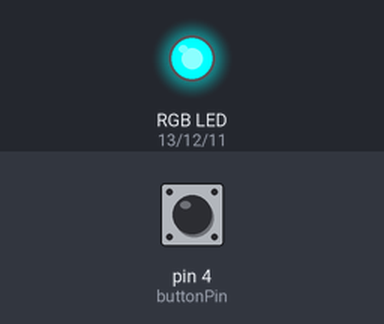
This sketch was run on a simulated Arduino Uno, built with avr-gcc and run on an emulated ATmega328P. On the bench: an RGB LED mixed from three pins (HIGH = lit). The test bench sets the inputs (shaded band); at power-on: pin 4 (buttonPin) HIGH. Dim RGB values are drawn brighter than linear.

Above: at 1.2 s.
1.3 s: pin 4 (buttonPin) pulled LOW for 0.15 s
At 2.4 s:
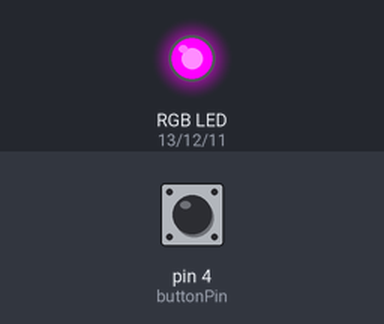
3.0 s: pin 4 (buttonPin) pulled LOW for 1 s
At 3.8 s:
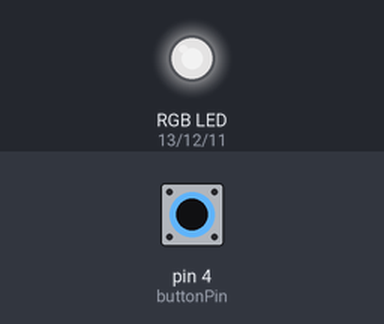
5.5 s: pin 4 (buttonPin) pulled LOW for 3.2 s
At 9.4 s:
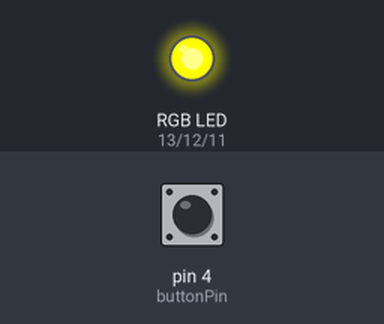
10.2 s: pin 4 (buttonPin) pulled LOW for 0.15 s
At 11.6 s:
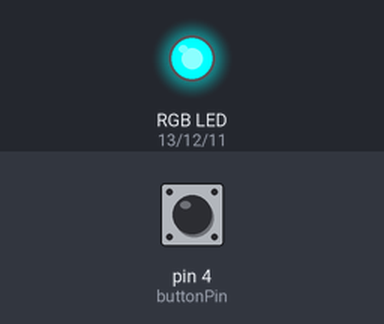
Timing chart, 0 to 12.9 s (numbered marks = the images above; inputs shaded):
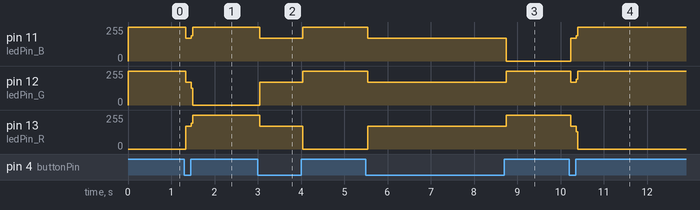

The sketch:

simple_digital_input_modes.ino
```cpp
int buttonPin = 4;

int ledPin_R = 13;
int ledPin_G = 12;
int ledPin_B = 11;

int currentPinMode = 0;

void setup() {
  // set pin 4 for input, pin 11-13 for output
  pinMode(buttonPin, INPUT);
  pinMode(ledPin_R, OUTPUT);
  pinMode(ledPin_G, OUTPUT);
  pinMode(ledPin_B, OUTPUT);

  // turn off all those LEDs by setting them HIGH
  digitalWrite(ledPin_R, HIGH);
  digitalWrite(ledPin_G, HIGH);
  digitalWrite(ledPin_B, HIGH);
}

void loop() {
  // read input
  int reading = digitalRead(buttonPin);

  // advance our mode by 1 if the pin is low
  if (reading==LOW){
    currentPinMode = currentPinMode + 1;
    if (currentPinMode >= 3) {
      currentPinMode = 0;
    }
  }

  switch (currentPinMode) {
    case 0: // red
      digitalWrite(ledPin_R, LOW);
      digitalWrite(ledPin_G, HIGH);
      digitalWrite(ledPin_B, HIGH);
      break;

    case 1: // green
      digitalWrite(ledPin_R, HIGH);
      digitalWrite(ledPin_G, LOW);
      digitalWrite(ledPin_B, HIGH);
      break;

    case 2: // blue
      digitalWrite(ledPin_R, HIGH);
      digitalWrite(ledPin_G, HIGH);
      digitalWrite(ledPin_B, LOW);
      break;
  }
}
```

Measured:
- after the input at 1.3 s, pin 11 (ledPin_B): 255/255 → 170/255 at once, → 255/255 0.12 s later; pin 12 (ledPin_G): 255/255 → 170/255 at once, → 0/255 0.12 s later; pin 13 (ledPin_R): 0/255 → 171/255 at once, → 255/255 0.12 s later
- after the input at 3.0 s, pin 11 (ledPin_B): 255/255 → 170/255 at once, → 255/255 1.0 s later; pin 12 (ledPin_G): 0/255 → 170/255 at once, → 255/255 1.0 s later; pin 13 (ledPin_R): 255/255 → 171/255 at once, → 0/255 1.0 s later
- after the input at 5.5 s, pin 11 (ledPin_B): 255/255 → 170/255 at once, → 0/255 3.2 s later; pin 12 (ledPin_G): 255/255 → 170/255 at once, → 255/255 3.2 s later; pin 13 (ledPin_R): 0/255 → 171/255 at once, → 255/255 3.2 s later
- after the input at 10.2 s, pin 11 (ledPin_B): 0/255 → 170/255 at once, → 255/255 0.12 s later; pin 12 (ledPin_G): 255/255 → 170/255 at once, → 255/255 0.12 s later; pin 13 (ledPin_R): 255/255 → 171/255 at once, → 0/255 0.12 s later
